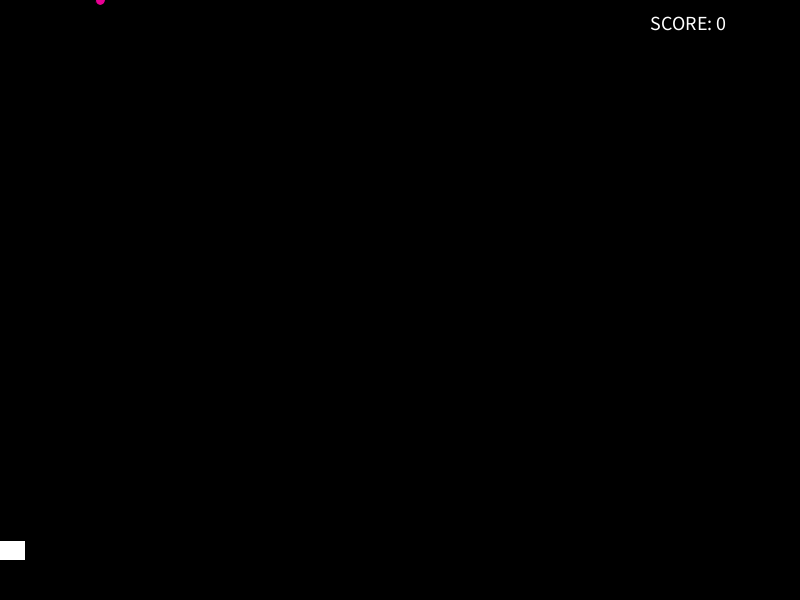
Frame 1 (no input)
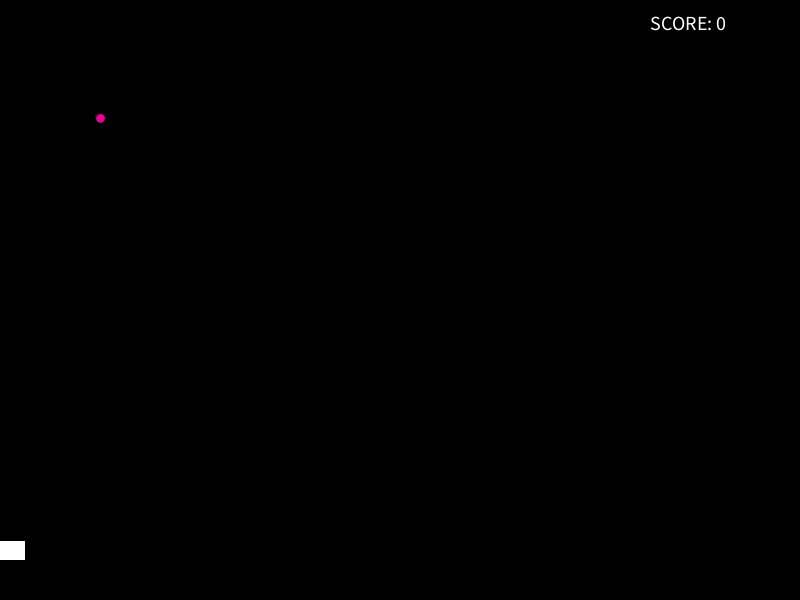
Frame 60 (the mouse pressed at the canvas centre just before this capture)
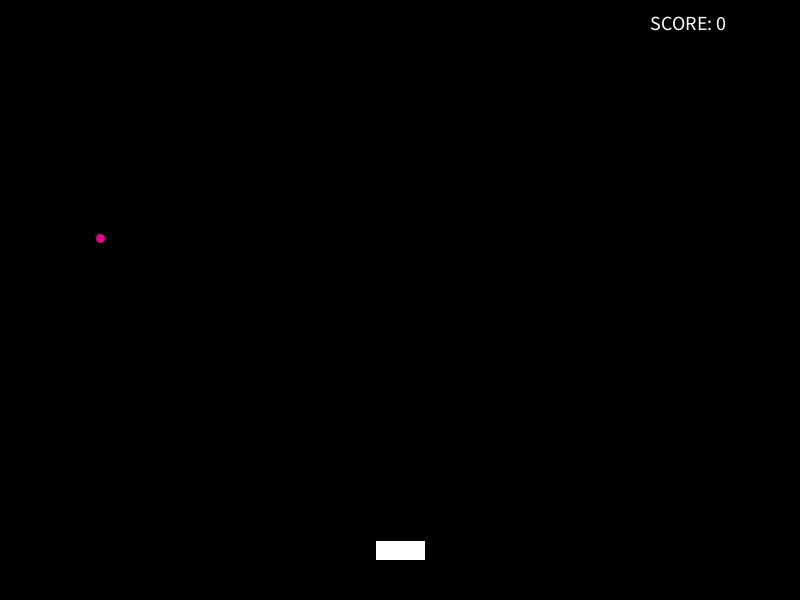
Frame 120 (the mouse held since frame 60 and released just before this capture)

The Processing sketch that drew these frames (run headless with seeded random() and noise(); from frame 60 on, the mouse is pressed at the canvas centre):

// Processing sketch: e06_graSpadajacaKulkaScore
// ── e06_graSpadajacaKulkaScore.pde
float ball_1_x = 100;
float ball_1_y = 0;

int score = 0;

void setup(){
  size( 800, 600 );
  rectMode( CENTER ); // rysowanie, "od środka"
}

void draw(){
  
  background(0);
  
  if( dist( mouseX, 550, ball_1_x, ball_1_y ) > 10 ){
    
    fill(255);
    rect( mouseX, 550, 50, 20 );
  
    fill(#E80093);
    ellipse( ball_1_x, ball_1_y, 10, 10 );
    
    ball_1_y = ball_1_y + 2; //zwiekszamy pozycje y kulki w każdej klatce
    
    
  }else{
    
    fill( #00E2E8 );
    rect( mouseX, 550, 50, 20 );
    
    ball_1_y = 0;
    ball_1_x = random( 10, 700 );
    
    score = score + 1; // score += 1 lub score++ 
    println( score );
    
    
  }
  
  if( ball_1_y > height ){
   println( "booo" ); 
  }
  
  textSize( 20 );
  fill( #FFFFFF );
  text( "SCORE: " + score, 650, 30 );
  
  
  
  
  
}
